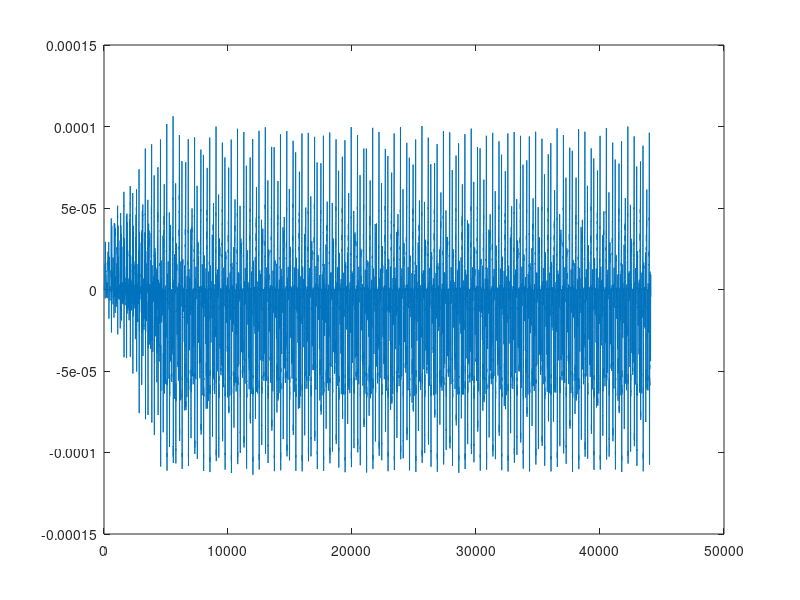
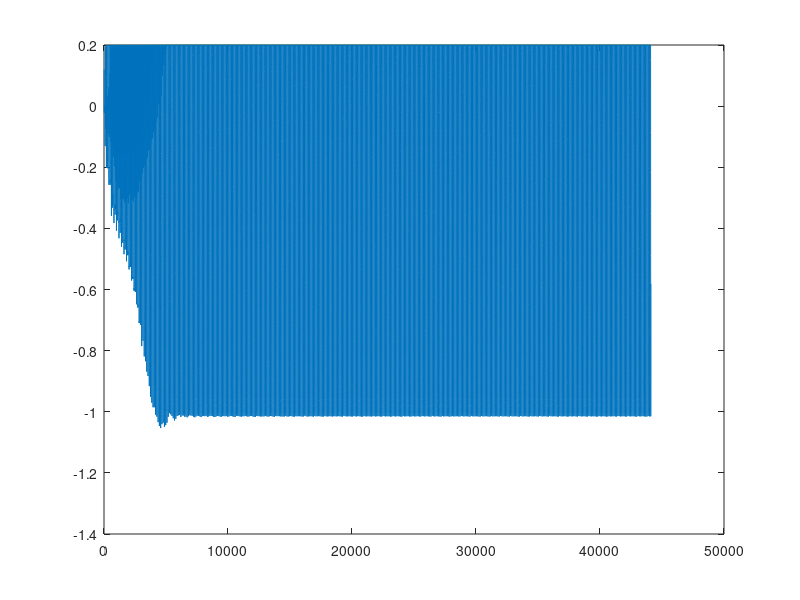

These charts were generated, in order, by the following MATLAB code:
% Tromba Marina model
% Stefania bow model together with a mass spring model
clear; clc; close all;
Fs = 44100;

% mass spring

T = 1/Fs;

b = 0.008;       % Resistance
k = 10000000;  % spring stiffness
m = 8;        % mass

% frequency of spring
f0 = 1/(2*pi) * sqrt(k/m)

% mass spring states
x = [0,0]';

% input to mass spring
u = 0;
du = 0;

% state space matrices
A = [0, 1; -k/m, -b/m];

B = [0,1/m]';

C = [1,0];

D = 0;

a = 2/T;
I = eye(2);
H = inv(a*I - A);
Ad = H * (a*I + A);
Bd = H * B;

% Bow model
freq = 440;

N = Fs;

stringLength = floor(Fs/freq);
l = stringLength/2;
Pb = 0.15; % bowing point
Fb = 0.2;
Vb = 0.2;

nutLength = floor(stringLength*(1-Pb));
brigdeLength = floor(stringLength*Pb);
nutDelay = zeros(1,nutLength);
brigdeDelay = zeros(1,brigdeLength);

Z = 0.55;
mus = 0.8; % static coeffient of friction
zslope = 2*Z;

Von = 0;
Vob = 0;
Vin = 0;
Vib = 0;
Vh = 0;

%dVon = 0;
dVib = 0;
dVin = 0;
stick = 0;

output = zeros(N,1);
frictionOutput = zeros(N,1);
vOutput = zeros(N,1);

for i = 1:N
    
    Vin = nutDelay(nutLength);
    Vib = brigdeDelay(brigdeLength);
    
    LPVib = 0.5*(Vib + dVib);
    dVib = LPVib;
    
    LPVin = 0.5 * (Vin + dVin);
    dVin = LPVin;
    
    Vh = Vin + LPVib;
    
    % Bow friction calculations
    
    A=zslope;
    
    B2=-0.2*zslope-0.3*Fb-zslope*Vb-zslope*Vh;
    C2=0.06*Fb+zslope*Vh*Vb+0.2*zslope*Vh+0.3*Vb*Fb+0.1*Fb;
    delta2=B2*B2-4*A*C2;
    
    if Vh == Vb % MIDDLE
        
        v = Vb;
        stick = 1;
        
    elseif (delta2 < 0)
        
        v = Vb;    % the only possible solution is the stickone
        stick = 1;
        
    else
        
        if (stick==1)    % if we are in the stick condition, we keep it........
            
            f = zslope*(Vb-Vh);
            
            if ((f <= mus * Fb) & (f > 0))  %.....if we did not find a value above the maximum bow force.
                v = Vb;
            else
                
                v1 = (-B2+sqrt(B2*B2-4*A*C2))/(2*A);
                v2 = (-B2-sqrt(B2*B2-4*A*C2))/(2*A);
                
                vtemp = min(v1, v2);  % we choose the minimum solution, because it is NOT the one in the middle
                
                stick = 0;
                
                if(vtemp > Vb) % we do not want a solution v>Vb
                    v = Vb;
                    stick = 1;
                else
                    v = vtemp;
                end
            end
        else % we are in SLIP, so we stay in SLIP.....
            
            v1 = (-B2+sqrt(B2*B2-4*A*C2))/(2*A);
            v2 = (-B2-sqrt(B2*B2-4*A*C2))/(2*A);
            v = min(v1,v2);    % we choose the minimum solution, because it is NOT the one in the middle
            
            stick = 0;
            
            if(v > Vb) % on reste en SLIP sauf si v > Vb
                v = Vb;
                stick = 1;
            end
        end
    end
    
    % update outgoing velocities with estimated v
    
    f = zslope*(v-Vh);
    
    Von = -(LPVib + (f/(2*Z))); % new outgoing velocity to nut
    Vob = -(LPVin +  (f/(2*Z)));  % new outgoing velocity to bridge
    
    % attach mass spring to bow
    u = Vob;
    
    % output of spring
    massSpringOutput = x(1); 
    
    % update states
    x = Ad*x + Bd*(u + du);
    du = u;
    
    nutDelay = [Von, nutDelay(1:nutLength-1)];
    brigdeDelay = [Vob + massSpringOutput * 100, brigdeDelay(1:brigdeLength-1)];
    
    output(i) = Vob * massSpringOutput * 10000  ;
    
    frictionOutput(i) = f;
    vOutput(i) = v;   
end

plot(output)

figure
plot(vOutput)

soundsc(output,Fs)

